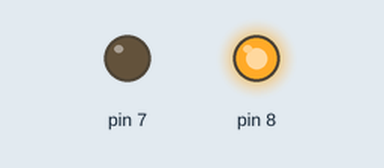
This sketch was run on a simulated Arduino Uno, built with avr-gcc and run on an emulated ATmega328P. On the bench: output pins drawn as LEDs (lit = HIGH).

Above: at 3.13 s.
At 10.7 s:
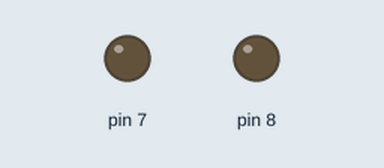
At 78.66 s:
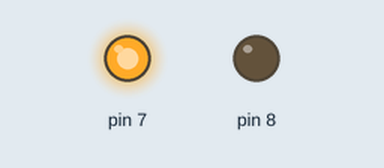
Timing chart, 0 to 81.5 s (numbered marks = the images above):
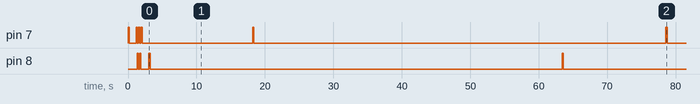

Measured:
- by itself, pin 7: HIGH → LOW at 0.18 s, → HIGH 1.0 s later, → LOW 0.18 s later, → HIGH 0.18 s later, … (11 changes in this stretch)
- by itself, pin 8: HIGH → LOW at 1.5 s, → HIGH 0.18 s later, → LOW 0.18 s later, → HIGH 1.2 s later, … (9 changes in this stretch)
- by itself, everything shown: repeats every 60.4 s, in 4 steps

The sketch:

vacuum_charge_conrol_update.ino
```cpp
const int q=175;//I was trying to find out how quickly I could activate the switch, and made it easier for you to set the speed for your project if you are ...
void on(){digitalWrite(8,HIGH);delay(q);digitalWrite(8,LOW);}//                  ... trying to do sonething wth a switch that has a different activation speed.
void off(){digitalWrite(7,HIGH);delay(q);digitalWrite(7,LOW);}
void setup(){pinMode(8,OUTPUT);pinMode(7,OUTPUT);off();delay(1000);off();on();off();on();off();delay(1000);}
void loop(){on();delay(15000);off();delay(45000);}
```
